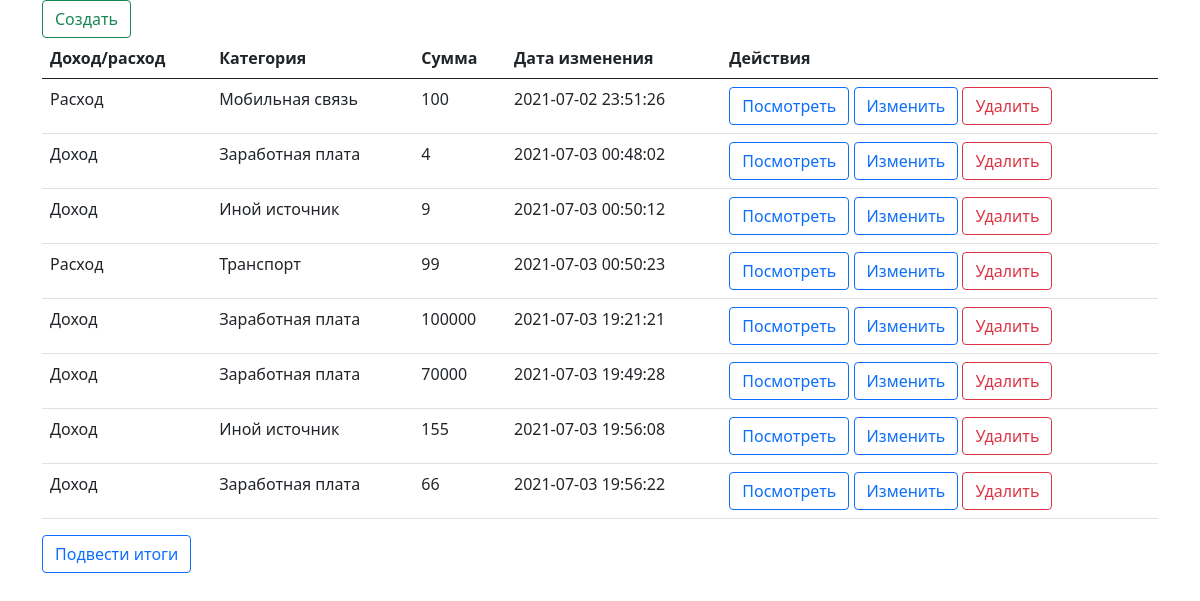
Before: / with the older database file.
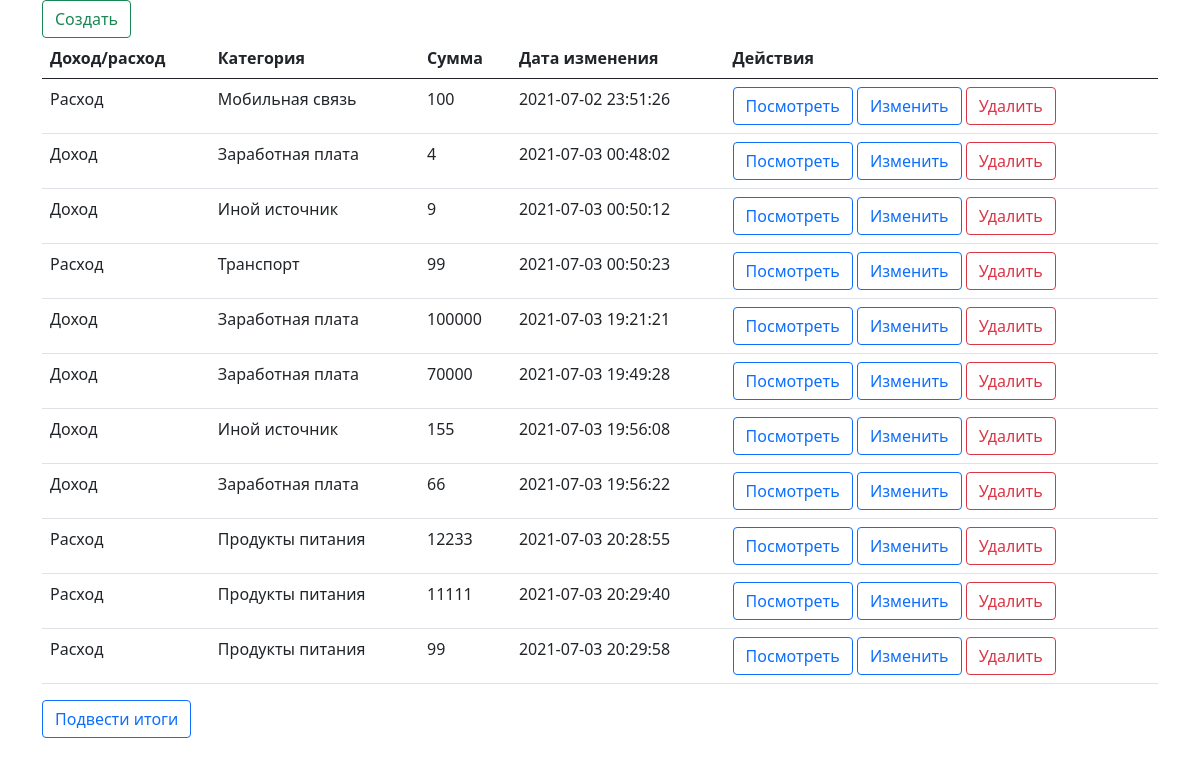
After: the same page with the newer database file.
### tables this page shows
CREATE TABLE IF NOT EXISTS `tztable` (
  `id` int NOT NULL AUTO_INCREMENT,
  `operations` varchar(50) DEFAULT NULL,
  `category` varchar(50) DEFAULT NULL,
  `cost` int DEFAULT NULL,
  `dateupdate` timestamp NULL DEFAULT NULL,
  PRIMARY KEY (`id`)
);

### index.php (the view, shortened to what this page needs)
<?php
require_once "dbconfig.php";
$stmt = $pdo->prepare("SELECT * FROM tztable");
$stmt->execute();
$rows = $stmt->fetchAll();
?>
<!DOCTYPE html>
<html lang="ru">
<head>
    <link href="https://cdn.jsdelivr.net/npm/bootstrap@5.0.1/dist/css/bootstrap.min.css" rel="stylesheet"
>
</head>
<body>
<div class="container">
    <a href="create.php" class="btn btn-outline-success create">Создать</a>
    <table class="table">
        <thead>
        <tr>
            <th>Доход/расход</th>
            <th>Категория</th>
            <th>Сумма</th>
            <th>Дата изменения</th>
            <th>Действия</th>
        </tr>
        </thead>
        <tbody>
        <?php
        foreach ($rows as $row) {
            ?>
            <tr>
                <td><?= $row['operations'] ?></td>
                <td><?= $row['category'] ?></td>
                <td><?= $row['cost'] ?></td>
                <td><?= $row['dateupdate'] ?></td>
                <td>
                    <a class="btn btn-outline-primary" href="view.php?id=<?= $row['id'] ?>">Посмотреть</a>
                    <a class="btn btn-outline-primary" href="edit.php?id=<?= $row['id'] ?>">Изменить</a>
                    <a class="btn btn-outline-danger" href="delete.php?id=<?= $row['id'] ?>">Удалить</a>
                </td>
            </tr>
        <?php } ?>
        </tbody>
    </table>
    <button type="submit" class="btn btn-outline-primary itog">Подвести итоги</button>
</div>
</body>
</html>

Changed rows visible on the page:
added tztable: operations "Расход", category "Продукты питания", cost "12233", dateupdate "2021-07-03 20:28:55"
added tztable: operations "Расход", category "Продукты питания", cost "11111", dateupdate "2021-07-03 20:29:40"
added tztable: operations "Расход", category "Продукты питания", cost "99", dateupdate "2021-07-03 20:29:58"
